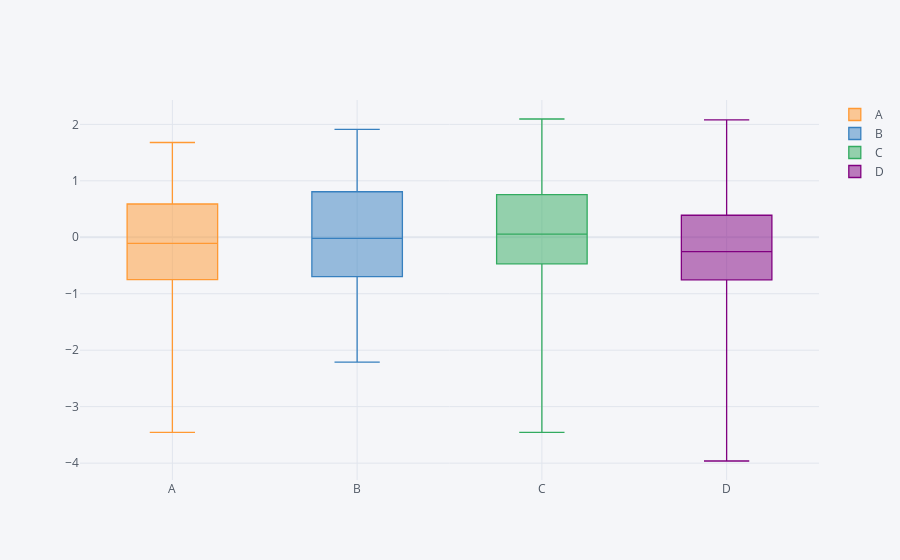

The notebook cell this image was saved under:
### Code cell
# Box Plot
df.iplot(kind='box')
